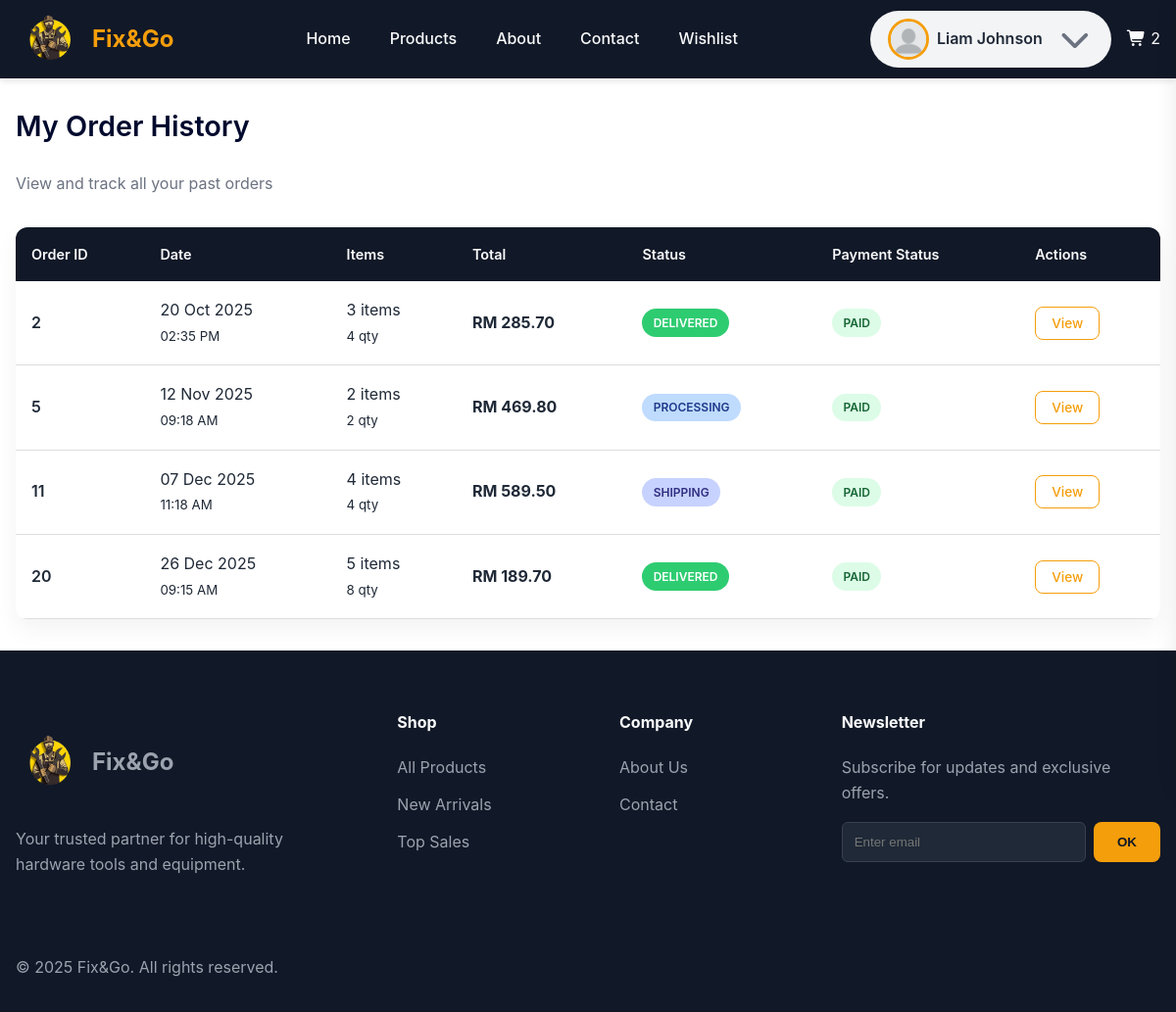
Page /pages/order/member-order-history.php (signed in) on the earlier database version.
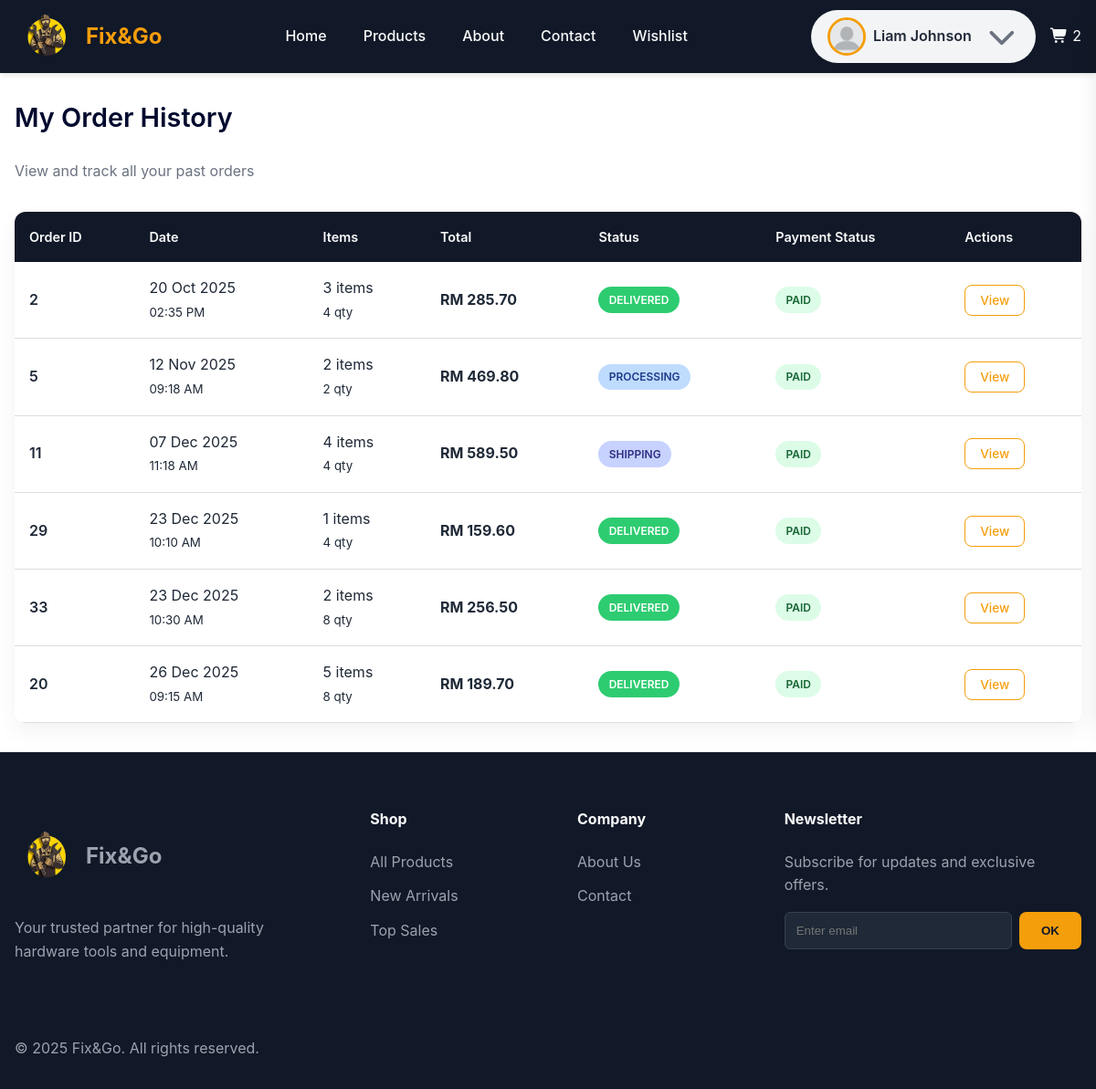
Same page on the later database version.
### tables this page shows
CREATE TABLE `orders` (
    `order_id` int(11) NOT NULL,
    `user_id` varchar(12) DEFAULT NULL,
    `order_at` timestamp NOT NULL DEFAULT current_timestamp(),
    `deliver_at` date DEFAULT NULL,
    `payment_status` enum(
        'Pending',
        'Paid',
        'Failed',
        'Refunded',
        'Redeemed'
    ) NOT NULL,
    `status` enum(
        'Pending',
        'Processing',
        'Shipping',
        'Delivered',
        'Cancelled'
    ) NOT NULL,
    `total_price` decimal(10, 2) NOT NULL,
    `utilize_point` tinyint(1) NOT NULL DEFAULT 0,
    `address_id` int(11) NOT NULL
);

### _base.php (called while the page is built, shortened)
<?php
$rootDir = 'http://' . $_SERVER['HTTP_HOST'];
$pathPrefix = (strpos($_SERVER['SCRIPT_NAME'], '/FixAndGo_Web') === 0) ? '/FixAndGo_Web' : '';
function homePageURL()
{
    global $rootDir;
    $homelink = $rootDir . "/index.php";
    if (temp('USER_ROLE') === 'Member') {
        $homelink = $rootDir . '/pages/member/memberHome.php';
    }
    return $homelink;
}
function temp($key, $value = null)
{
    if ($value !== null) {
        $_SESSION["temp_$key"] = $value;
    } else {
        $value = $_SESSION["temp_$key"] ?? null;
        return $value;
    }
}
$host = 'localhost';
$username = 'root';
$password = '';
$dbname = 'fixandgo_db';
try {
    $_db = new PDO("mysql:host=$host;dbname=$dbname", $username, $password, [
        PDO::ATTR_DEFAULT_FETCH_MODE => PDO::FETCH_OBJ,
        PDO::ATTR_EMULATE_PREPARES   => false,
    ]);
} catch (PDOException $err) {
    die("Connection failed: " . $err->getMessage());
}
function getUserProfilePicture($userId)
{
    global $_db;
    global $pathPrefix;
    $defaultPath = $pathPrefix . "/images/profile/default_profile_picture.webp";
    try {
        $stmt = $_db->prepare("SELECT file_path FROM profilepicture WHERE user_id = ?");
        $stmt->execute([$userId]);
        $result = $stmt->fetch();
    } catch (Exception $e) {
        error_log("Profile picture error for user $userId: " . $e->getMessage());
    }
    return $defaultPath;
}

### config/authorization.php (called while the page is built, shortened)
<?php
function enforce_authorization(): void
{
    global $rootDir, $pathPrefix;
    $role = temp('USER_ROLE') ?? 'Guest';
    $pathPrefix = $pathPrefix ?? '';
    if ($role === 'Member') {
        return;
    }
    exit();
}

### DAO/order-dao.php (called while the page is built, shortened)
<?php
function getMemberOrderHistory($id)
{
    global $_db;
    try {
        $sql = "SELECT
                    o.order_id,
                    DATE_FORMAT(o.order_at, '%d %b %Y') AS order_date,
                    DATE_FORMAT(o.order_at, '%h:%i %p') AS order_time,
                    o.total_price,
                    o.payment_status,
                    o.status,
                    MAX(p.payment_method) AS payment_method,
                    COUNT(DISTINCT oi.product_id) AS total_items,
                    SUM(oi.qty) AS total_quantity
                FROM orders o
                LEFT JOIN orderitem oi ON o.order_id = oi.order_id
                LEFT JOIN payment p ON o.order_id = p.order_id
                LEFT JOIN address a ON o.address_id = a.address_id
                WHERE o.user_id = ?
                GROUP BY o.order_id
                ORDER BY o.order_at ASC";
        $stmt = $_db->prepare($sql);
        $stmt->execute([$id]);
        return $stmt->fetchAll(PDO::FETCH_OBJ);
    } catch (PDOException $e) {
        error_log("Get Member Order History Error: " . $e->getMessage());
        return false;
    }
}

### controller/order-controller.php (called while the page is built, shortened)
<?php
require_once  __DIR__ . '/../_base.php';
require __DIR__ . '/../DAO/order-dao.php';
function getOrderHistoryMember($id)
{
    return getMemberOrderHistory($id);
}

### pages/order/member-order-history.php (the view, shortened to what this page needs)
<?php
require "../../_base.php";
include  "../../_head.php";
require '../../controller/order-controller.php';
$user_id = temp('USER_ID');
$orders = getOrderHistoryMember($user_id);
?>
<link rel="stylesheet" href="../../css/msg.css">
<link rel="stylesheet" href="../../css/member-order-history.css">
<main class="main-container member-orders">
    <div class="page-header">
        <h1 class="page-title">My Order History</h1>
        <p class="page-subtitle">View and track all your past orders</p>
    </div>
    <div class="table-container">
        <table class="orders-table">
            <thead>
                <tr>
                    <th>Order ID</th>
                    <th>Date</th>
                    <th>Items</th>
                    <th>Total</th>
                    <th>Status</th>
                    <th>Payment Status</th>
                    <th>Actions</th>
                </tr>
            </thead>
            <tbody>
                <?php if (!empty($orders) && is_array($orders)): ?>
                    <?php foreach ($orders as $order): ?>
                        <tr class="order-row">
                            <td class="order-id">
                                <?= htmlspecialchars($order->order_id) ?>
                            </td>
                            <td>
                                <?= htmlspecialchars($order->order_date) ?><br>
                                <small><?= htmlspecialchars($order->order_time) ?></small>
                            </td>
                            <td>
                                <?= (int)$order->total_items ?> items<br>
                                <small><?= (int)$order->total_quantity ?> qty</small>
                            </td>
                            <td class="price-total">
                                RM <?= number_format($order->total_price, 2) ?>
                            </td>
                            <td>
                                <span class="status <?= strtolower($order->status) ?>">
                                    <?= htmlspecialchars($order->status) ?>
                                </span>
                            </td>
                            <td>
                                <span class="status <?= strtolower($order->payment_status) ?>">
                                    <?= htmlspecialchars($order->payment_status) ?>
                                </span>
                            </td>
                            <td class="actions">
                                <a href="member-order-detail.php?id=<?= $order->order_id ?>"
                                    class="btn-view">View</a>
                            </td>
                        </tr>
                    <?php endforeach; ?>
                <?php endif; ?>
            </tbody>
        </table>
    </div>
</main>
<?php include '../../_foot.php'; ?>

### _head.php (shortened to what this page needs)
<?php
require_once __DIR__ . '/config/authorization.php';
?>
<!DOCTYPE html>
<html lang="en">
<head>
    <link rel="stylesheet" href="<?= $rootDir ?>/css/style.css">
    <link rel="stylesheet" href="<?= $rootDir ?>/css/responsive.css">
    <link rel="stylesheet" href="https://cdnjs.cloudflare.com/ajax/libs/font-awesome/7.0.1/css/all.min.css">
</head>
<body>
    <header>
        <div class="container flex justify-between">
            <a href="<?= homePageURL() ?>" class="logo" data-link="home">
                <img src="<?= $rootDir ?>/images/logo.png" alt="Logo" style="width: 70px; height: 90px;" />
                Fix&Go
            </a>
            <nav class="desktop-nav">
                <ul class="flex">
                    <li><a href="<?= homePageURL() ?>">Home</a></li>
                    <li><a href="<?= $rootDir ?>/pages/product/product-list.php">Products</a></li>
                    <li><a href="<?= $rootDir ?>/pages/guest/aboutUs.php">About</a></li>
                    <li><a href="<?= $rootDir ?>/pages/guest/contactUs.php">Contact</a></li>
                    <?php if (temp('USER_ID') && temp('USER_ID') !== 'Guest' && temp('USER_ROLE') === 'Member'): ?>
                        <li><a href="<?= $rootDir ?>/pages/member/wishlist.php">Wishlist</a></li>
                    <?php endif; ?>
                </ul>
            </nav>
            <div class="profile-wrapper">
                <?php if (temp('USER_ID')): ?>
                    <div class="profile-icon logged-in" id="profileIcon">
                        <img src="<?= $rootDir . getUserProfilePicture(temp('USER_ID')) ?>"
                            alt="Profile"
                            class="profile-picture" />
                        <span class="username"><?= htmlspecialchars(temp('USER_NAME') ?? 'User') ?></span>
                        <i class="fa-solid fa-chevron-down dropdown-arrow"></i>
                    </div>
                <?php endif; ?>
                <?php
                $current_page = basename($_SERVER['PHP_SELF']);
                $is_cart_page = ($current_page === 'cart.php');
                ?>
                <?php if (!$is_cart_page): ?>
                    <div class="cart-icon <?= $userRole ?>" id="cartIcon">
                        <i class="fa-solid fa-cart-shopping"></i>
                        <span class="cart-count" id="cartCount" data-count="<?= (int)$cart_count ?>">0</span>
                    </div>
                <?php endif; ?>
            </div>
    </header>
</body>

### _foot.php
<footer>
    <div class="container">
        <div class="footer-grid">
            <div class="footer-col">
                <a href="#" class="logo" style="margin-bottom: 1rem; display: flex;">
                    <img src="<?= $rootDir ?>/images/logo.png" alt="Logo" style="width: 70px; height: 100px;" />
                    Fix&Go
                </a>
                <p>Your trusted partner for high-quality hardware tools and equipment.</p>
            </div>
            <div class="footer-col">
                <h4>Shop</h4>
                <ul>
                    <li><a href="<?= $rootDir ?>/pages/product/product-list.php">All Products</a></li>
                    <li><a href="<?= $rootDir ?>/pages/guest/new_arrival.php">New Arrivals</a></li>
                    <li><a href="<?= $rootDir ?>/pages/guest/top-sales.php">Top Sales</a></li>
                </ul>
            </div>
            <div class="footer-col">
                <h4>Company</h4>
                <ul>
                    <li><a href="<?= $rootDir ?>/pages/guest/aboutUs.php">About Us</a></li>
                    <li><a href="<?= $rootDir ?>/pages/guest/contactUs.php">Contact</a></li>
                </ul>
            </div>
            <div class="footer-col">
                <h4>Newsletter</h4>
                <p>Subscribe for updates and exclusive offers.</p>
                <form class="newsletter-form" onsubmit="event.preventDefault(); alert('Subscribed!');">
                    <input type="email" placeholder="Enter email" required>
                    <button type="submit" class="btn btn-primary">OK</button>
                </form>
            </div>
        </div>
        <div class="copyright">
            &copy; 2025 Fix&Go. All rights reserved.
        </div>
    </div>
</footer>

### css/style.css (style rules this page uses)
:root { --primary-color: #f59e0b; --primary-hover: #d97706; --primary-dark: #000a2e; --bg-dark: #111827; --bg-card: #f3f4f6; --text-light: #f9fafb; --text-color: #1f2937; --text-muted: #6b7280; --border-color: #ddd; --error-color: #e74c3c; --success-color: #2ecc71; --spacing-unit: 1rem; --container-width: 1500px; --header-height: 80px; }
* { box-sizing: border-box; margin: 0; padding: 0; }
body { font-family: "Inter", -apple-system, BlinkMacSystemFont, "Segoe UI", Roboto, Oxygen, Ubuntu, Cantarell, "Open Sans", "Helvetica Neue", sans-serif; line-height: 1.6; color: var(--text-dark); background-color: #ffffff; }
.container { max-width: var(--container-width); margin: 0 auto; padding: 0 var(--spacing-unit); }
.flex { display: flex; align-items: center; }
.justify-between { justify-content: space-between; }
h1, h2, h3, h4 { line-height: 1.2; margin-bottom: 1rem; }
h1 { font-size: 3.5rem; font-weight: 800; }
p { margin-bottom: 1rem; }
.btn { display: inline-block; padding: 0.75rem 1.5rem; border-radius: 0.5rem; font-weight: 600; text-decoration: none; transition: all 0.3s ease; cursor: pointer; border: none; }
.btn-primary { background-color: var(--primary-color); color: var(--bg-dark); }
header { background-color: #111827; color: #f9fafb; height: var(--header-height); position: sticky; top: 0; z-index: 1000; box-shadow: 0 4px 6px -1px rgba(0, 0, 0, 0.1); }
header .container { height: 100%; }
.logo { font-size: 1.5rem; font-weight: 700; color: var(--primary-color); text-decoration: none; display: flex; align-items: center; gap: 0.5rem; }
.desktop-nav ul { gap: 2.5rem; list-style: none; }
.desktop-nav a { color: #f9fafb; text-decoration: none; font-weight: 500; transition: color 0.3s; }
footer { background-color: #111827; color: #9ca3af; padding: 4rem 0 2rem; }
.footer-grid { display: grid; grid-template-columns: 2fr 1fr 1fr 2fr; gap: 4rem; margin-bottom: 4rem; }
.footer-col h4 { color: #f9fafb; margin-bottom: 1.5rem; }
.footer-col ul { list-style: none; }
.footer-col li { margin-bottom: 0.75rem; }
.footer-col a { color: #9ca3af; text-decoration: none; transition: color 0.2s; }
.newsletter-form { display: flex; gap: 0.5rem; }
.newsletter-form input { flex: 1; padding: 0.75rem; border-radius: 0.375rem; border: 1px solid #374151; background-color: #1f2937; color: #f9fafb; }
.profile-wrapper { position: relative; display: flex; align-items: center; justify-content: space-between; width: auto; gap: 1rem; }
.profile-icon { display: flex; align-items: center; gap: 8px; padding: 0.35rem 1rem; background: var(--bg-card); border: 2px solid transparent; border-radius: 50px; cursor: pointer; font-weight: 600; color: var(--text-color); transition: all 0.3s ease; white-space: nowrap; }
.profile-picture { width: 42px; height: 42px; border-radius: 50%; object-fit: cover; border: 3px solid var(--primary-color); }
.profile-icon i { font-size: 1.9rem; color: var(--text-muted); }
.username { max-width: 110px; overflow: hidden; text-overflow: ellipsis; }
.dropdown-arrow { font-size: 0.8rem; margin-left: 6px; transition: transform 0.3s ease; color: var(--text-muted); }

Differences in the rows shown:
added orders: order_id "29", order_date "23 Dec 2025", order_time "10:10 AM", total_items "1", total_quantity "4", total_price "159.60", status "DELIVERED", payment_status "PAID"
added orders: order_id "33", order_date "23 Dec 2025", order_time "10:30 AM", total_items "2", total_quantity "8", total_price "256.50", status "DELIVERED", payment_status "PAID"
